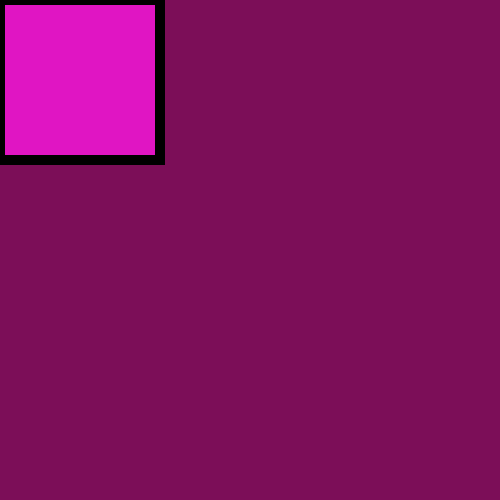
Frame 1 (no input)
Frame 60 (no input): identical to frame 1, image omitted
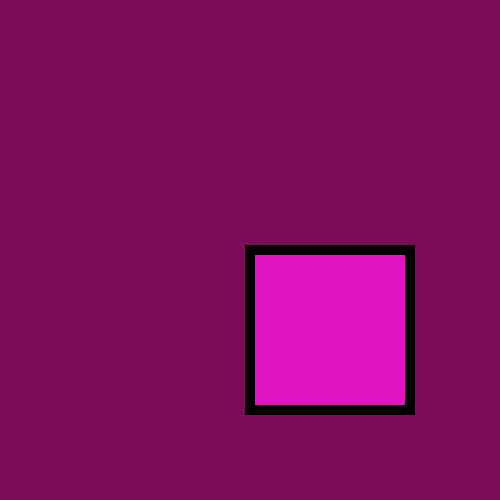
Frame 120 (the mouse pressed at the canvas centre since frame 60)

The p5.js sketch that drew these frames (run headless with seeded random() and noise() and a simulated clock; from frame 60 on, the mouse is pressed at the canvas centre):

// p5.js sketch
// ── sketch.js
function setup() {
    createCanvas(500, 500);
  }
  
  function draw() {
    background("#7C0E58");
    strokeWeight("10")
    fill("#E015C3")
    
    rect(mouseX,mouseY,160)
  }
